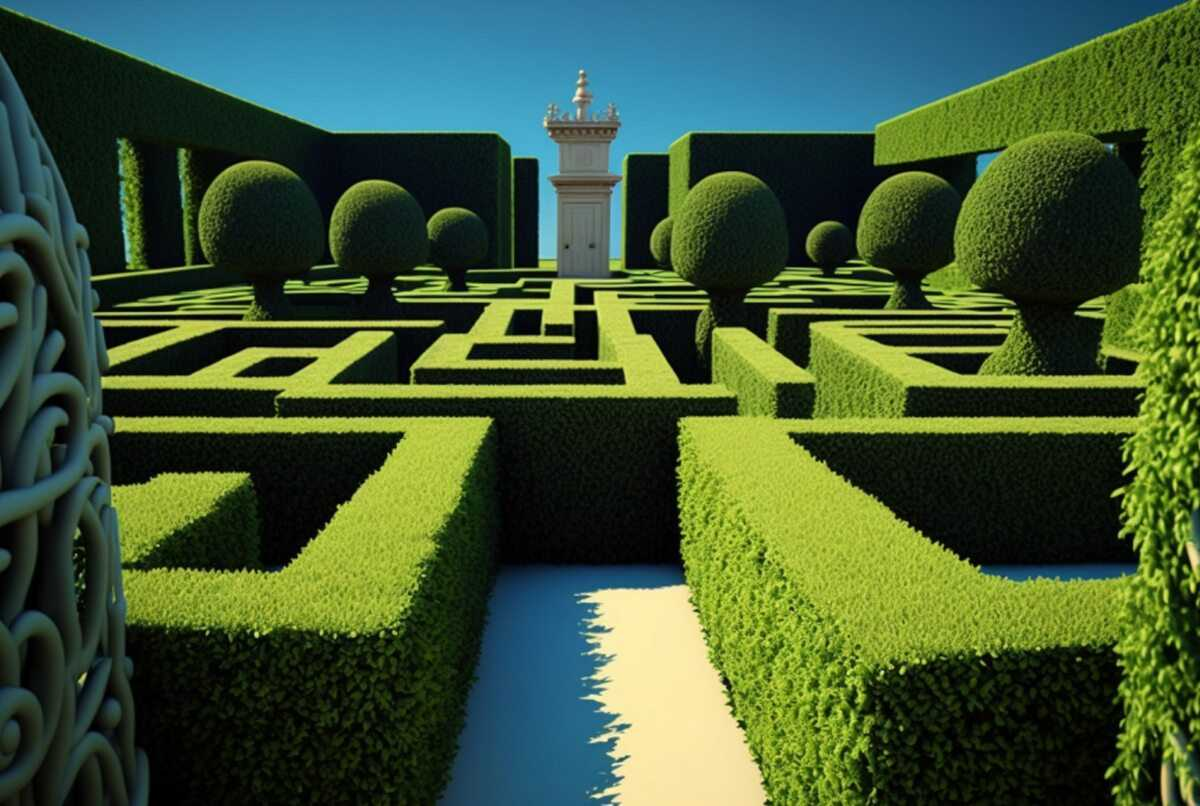
#> input picture Lab4/files/1.jpg, 1200 x 806 px, found by its file name
$ python kani_algorythm_task_3.py
#> lines starting #> are read from the running program, lines starting #| are printed output that depends on the picture; after the words box and inside, x2 and y2 are one past the last pixel; in counts of white or black regions, pixels touching at a corner belong together; long printed decimals are rounded
### Lab4/kani_algorytm.py
import enum
import math
from typing import Callable

import cv2
import numpy as np

from matrix_operators import MatrixOperator, SobelOperator


class ImageShowKaniAlgorythmEnum(enum.Enum):
    GRAYSCALE = 0
    GAUSSIAN = 1
    GRAD_LENGTH = 2
    GRAD_ANGLE = 3
    SUPPRESSED = 4
    FILTERED = 5

class KaniAlgorythm:

    _image_size: (int, int)
    _deviation: float
    _kernel_size: int
    _image_show_list: list[ImageShowKaniAlgorythmEnum]
    _matrix_operator: MatrixOperator
    _threshold_dividers: (int, int)

    def __init__(
            self,
            image_size: (int, int) = (500, 500),
            deviation: float = 1,
            kernel_size: int = 5,
            image_show_list: list[ImageShowKaniAlgorythmEnum] =None,
            threshold_dividers: (int, int) = (5, 5)
    ):
        """
        Инициализация класса
        :param image_size: размер изображения
        :param deviation: отклонение
        :param kernel_size: размерность ядра
        :param image_size: размер изображения
        :param image_show_list: настройка отображения
        """
        if image_show_list is None:
            self._image_show_list = [
                ImageShowKaniAlgorythmEnum.GRAYSCALE,
                ImageShowKaniAlgorythmEnum.GAUSSIAN,
            ]
        else:
            self._image_show_list = image_show_list
        self._image_size = image_size
        self._deviation = deviation
        self._kernel_size = kernel_size
        self._matrix_operator = SobelOperator()
        self._threshold_dividers = threshold_dividers

    def __preprocess_image(self, path_to_image: str) -> np.ndarray:
        """
        Провести предобработку изображения, считать из файла, привести к оттенкам серого, изменить размер
        :param path_to_image:
        :return:
        """
        img = cv2.imread(path_to_image, cv2.IMREAD_GRAYSCALE)
        img = cv2.resize(img, self._image_size)

        if ImageShowKaniAlgorythmEnum.GRAYSCALE in self._image_show_list:
            cv2.imshow("GrayScale", img)

        img = cv2.GaussianBlur(img, (self._kernel_size, self._kernel_size), sigmaX=self._deviation, sigmaY=self._deviation)

        if ImageShowKaniAlgorythmEnum.GAUSSIAN in self._image_show_list:
            cv2.imshow("Gaussian", img)

        return img

    def __get_gradients(
            self,
            img: np.ndarray,
            g_x_matrix_operator: Callable[[np.ndarray, int, int], int],
            g_y_matrix_operator: Callable[[np.ndarray, int, int], int]
    ) -> list[list[tuple]]:
        """
        Получить матрицу градиентов для пикселей изображения
        :param img:
        :param g_x_matrix_operator:
        :param g_y_matrix_operator:
        :return:
        """
        gradients = []
        for x in range(1, img.shape[0] - 1):
            gradient_row = []
            for y in range(1, img.shape[1] - 1):
                Gx = g_x_matrix_operator(img, x, y)
                Gy = g_y_matrix_operator(img, x, y)
                gradient_row.append((Gx, Gy))
            gradients.append(gradient_row)
        return gradients

    def __get_grad_length(self, img: np.ndarray, grads: list[list[tuple]]) -> np.ndarray:
        """
        Получить матрицу длин градиентов
        :param img:
        :param grads:
        :return:
        """
        grads_length = np.zeros((img.shape[0], img.shape[1]))
        grad_x_coord = 0
        for x in range(1, img.shape[0] - 1):
            grad_y_coord = 0
            for y in range(1, img.shape[1] - 1):
                Gx, Gy = grads[grad_x_coord][grad_y_coord]
                grads_length[x, y] = math.sqrt(Gx ** 2 + Gy ** 2)
                grad_y_coord = grad_y_coord + 1
            grad_x_coord = grad_x_coord + 1
        return grads_length

    def __get_corner_by_grad(self, grad: tuple) -> int:
        """
        Получить округлённое значение угла по его градиенту
        :param grad:
        :return:
        """
        Gx, Gy = grad
        tang = Gy / Gx if Gx != 0 else 999
        if Gx > 0 > Gy and tang < -2.414 or Gx < 0 and Gy < 0 and tang > 2.414:
            return 0
        elif Gx > 0 > Gy and tang < -0.414:
            return 1
        elif Gx > 0 > Gy and tang > -0.414 or Gx > 0 and Gy > 0 and tang < 0.414:
            return 2
        elif Gx > 0 and Gy > 0 and tang < 2.414:
            return 3
        elif Gx > 0 and Gy > 0 and tang > 2.414 or Gx < 0 < Gy and tang < -2.414:
            return 4
        elif Gx < 0 < Gy and tang < -0.414:
            return 5
        elif Gx < 0 < Gy and tang > -0.414 or Gx < 0 and Gy < 0 and tang < 0.414:
            return 6
        elif Gx < 0 and Gy < 0 and tang < 2.414:
            return 7
        if Gx == 0:
            if Gy > 0:
                return 4
            elif Gy <= 0:
                return 0
        else:
            if Gy > 0:
                return 2
            elif Gy <= 0:
                return 6

    def __get_corners(self, img: np.ndarray, grads: list[list[tuple]]) -> np.ndarray:
        """
        Получить матрицу углов градиентов
        :param img:
        :param grads:
        :return:
        """
        corners = np.zeros((img.shape[0], img.shape[1]))
        grads_len = len(grads[0])
        corner_x = 1
        for i in range(len(grads)):
            corner_y = 1
            for j in range(grads_len):
                corners[corner_x, corner_y] = self.__get_corner_by_grad(grads[i][j])
                corner_y += 1
            corner_x += 1
        return corners

    def __not_max_suppress(self, grads_len: np.ndarray, corners: np.ndarray) -> np.ndarray:
        """
        Подавление немаксимумов
        :param grads_len: Матрица длин градиентов
        :param corners: Матрица углов градиентов
        :return:
        """
        height, width = grads_len.shape
        bordered_image = np.zeros_like(grads_len)

        for y in range(1, height - 1):
            for x in range(1, width - 1):
                angle = int(corners[x][y])
                first_neigh, second_neigh = self.__get_grad_neighbors_by_angle(grads_len, x, y, angle)

                if grads_len[x][y] > first_neigh and grads_len[x][y] > second_neigh:
                    bordered_image[x][y] = 255
                else:
                    bordered_image[x][y] = 0

        return bordered_image

    def __get_grad_neighbors_by_angle(self, grads_len: np.ndarray, x: int, y: int, angle: int) -> tuple:
        """
        Получить длины градиентов двух соседних пикселей
        :param grads_len:
        :param x:
        :param y:
        :param angle:
        :return:
        """
        if angle == 0 or angle == 4:
            return grads_len[x + 1][y], grads_len[x - 1][y]
        elif angle == 1 or angle == 5:
            return grads_len[x - 1][y + 1], grads_len[x + 1][y - 1]
        elif angle == 2 or angle == 6:
            return grads_len[x][y + 1], grads_len[x][y - 1]
        elif angle == 3 or angle == 7:
            return grads_len[x + 1][y + 1], grads_len[x - 1][y - 1]
        else:
            return -9999999, -9999999

    def __double_threshold_filter(
            self,
            img: np.ndarray,
            img_with_borders: np.ndarray,
            grads_len: np.ndarray,
    ):
        """
        Выполнить двойную пороговую фильтрацию
        :param img: Изображение
        :param img_with_borders: Изображение с уже отмеченными границами
        :param grads_len: Матрица длин градиентов
        :return:
        """
        max_gradient = np.max(grads_len)
        print(max_gradient)
        lower_bound = max_gradient / self._threshold_dividers[0]
        upper_bound = max_gradient / self._threshold_dividers[1]
        print(f'Нижняя граница {lower_bound}, Верхняя: {upper_bound}')
        filtered_img = np.zeros(img.shape)

        for i in range(0, img.shape[0]):
            for j in range(0, img.shape[1]):
                gradient = grads_len[i][j]
                if img_with_borders[i][j] == 255:
                    # Если выше верхней границы, то точно входит
                    if gradient > upper_bound:
                        filtered_img[i][j] = 255
                    elif lower_bound <= gradient <= upper_bound:  # Если между двумя границами - нужно проверить соседей
                        has_neigh_border = False
                        for k in range(-1, 2):
                            for l in range(-1, 2):
                                if (
                                        img_with_borders[i + k][j + l] == 255
                                        and img_with_borders[i + k][j + l] >= upper_bound
                                ):
                                    has_neigh_border = True
                        if has_neigh_border:
                            img_with_borders[i][j] = 255
        return filtered_img

    def process_image(
            self,
            image_path: str
    ):
        """
        Провести обработку алгоритмом Канни
        :param image_path:
        :return:
        """
        img = self.__preprocess_image(image_path)
#> in __preprocess_image, `img = cv2.imread(path_to_image, cv2.IMREAD_GRAYSCALE)`:
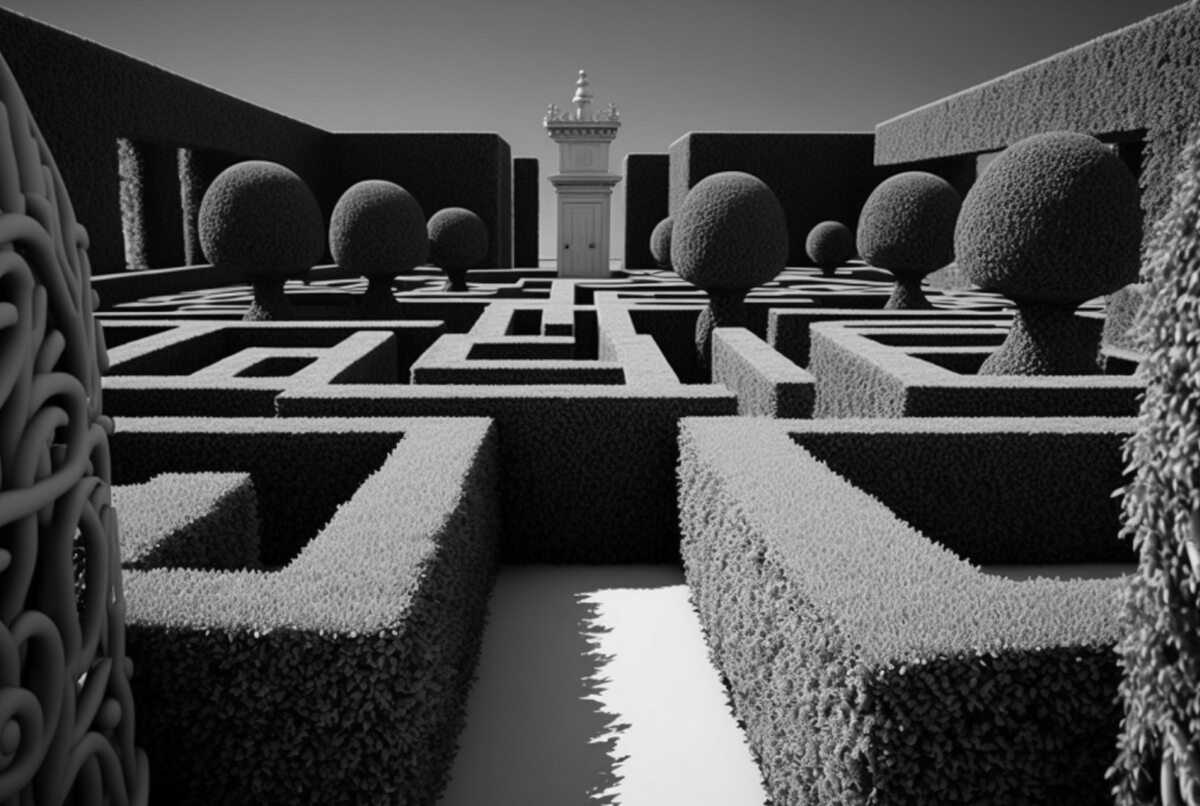
#> img: shape (806, 1200); min 0, max 251, mean 77
#> in __preprocess_image, `img = cv2.GaussianBlur(img, (self._kernel_size, self._kernel_size), si..`:
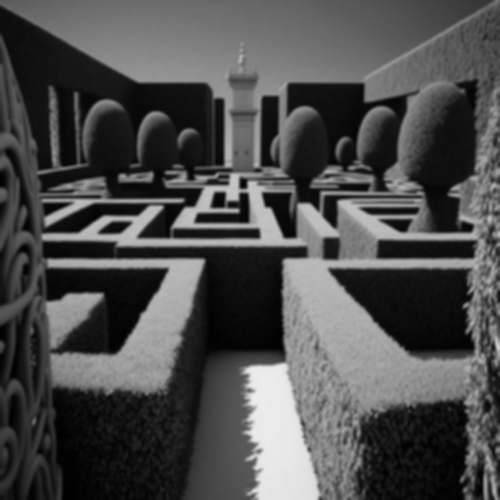
#> img: shape (500, 500); min 0, max 236, mean 76.9

        gradients = self.__get_gradients(img, self._matrix_operator.x_matrix, self._matrix_operator.y_matrix)
#> after the loop in __get_gradients, `for x in range(1, img.shape[0] - 1):`: gradients = 498 items
#> gradients = 498 items

        grads_lengths = self.__get_grad_length(img, grads=gradients)
#> after the loop in __get_grad_length, `for x in range(1, img.shape[0] - 1):`:
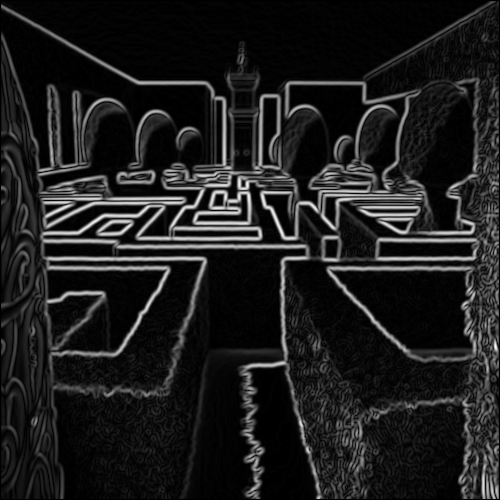
#> grads_length: shape (500, 500) float64; min 0, max 423.6, mean 49.7; drawn with min black and max white
#> after the loop in __get_grad_length, `for x in range(1, img.shape[0] - 1):`: grad_x_coord = 498

        if ImageShowKaniAlgorythmEnum.GRAD_LENGTH in self._image_show_list:
            cv2.imshow("Grad lengths", cv2.resize(grads_lengths, self._image_size))
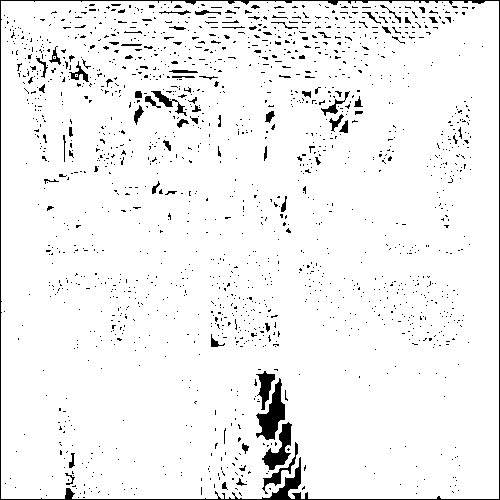
#> window 'Grad lengths': shape (500, 500); 95% white; 1636 black regions (1563 under 20 px), largest, box (x1, y1, x2, y2) and area: (0, 0, 500, 500) 2800, (256, 378, 285, 440) 820, (262, 422, 292, 470) 585
            print('Матрица значений длин градиентов:')
            print(grads_lengths)
#> (printed output is left out)

        corners = self.__get_corners(img, gradients)
#> the loop in __get_corners, `for i in range(len(grads)):` made 498 passes
#> after the loop in __get_corners, `for i in range(len(grads)):`:
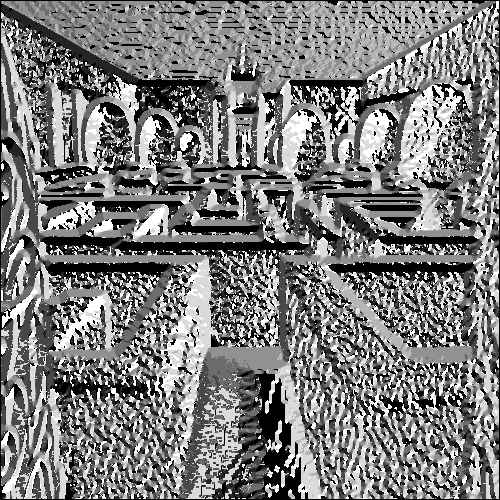
#> corners: shape (500, 500) float64; min 0, max 7, mean 3.43; drawn with min black and max white

        if ImageShowKaniAlgorythmEnum.GRAD_ANGLE in self._image_show_list:
            cv2.imshow("Grad angles", cv2.resize(corners, self._image_size))
            print('Матрица значений углов градиентов:')
            print(corners)
#> (printed output is left out)

        suppressed_img = self.__not_max_suppress(grads_lengths, corners)
#> after the loop in __not_max_suppress, `for y in range(1, height - 1):`:
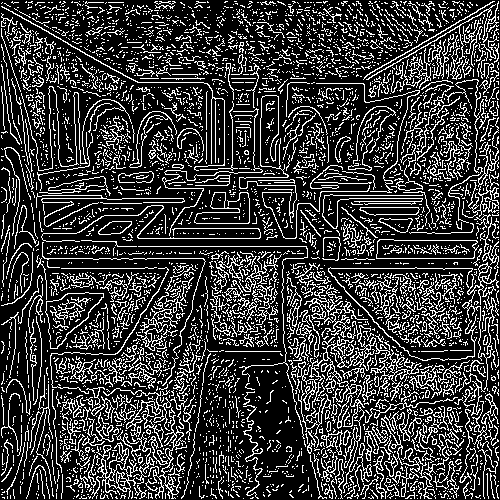
#> bordered_image: shape (500, 500) float64; 22.6% white in thin lines or dots

        if ImageShowKaniAlgorythmEnum.SUPPRESSED in self._image_show_list:
            cv2.imshow("Suppressed", suppressed_img)

        result_img = self.__double_threshold_filter(
            img,
            suppressed_img,
            grads_lengths
        )
#| 423.615
#| Нижняя граница 84.723, Верхняя: 84.723
#> after the loop in __double_threshold_filter, `for i in range(0, img.shape[0]):`:
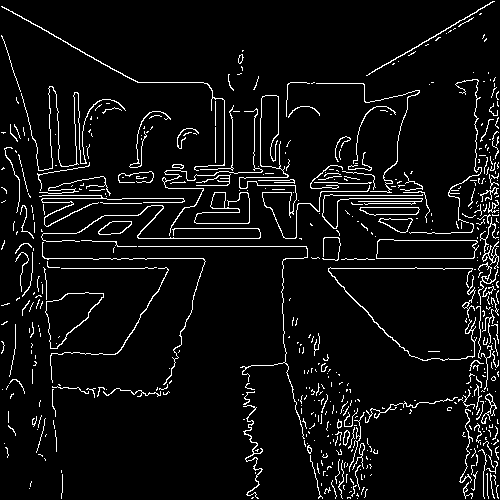
#> filtered_img: shape (500, 500) float64; 5.9% white in thin lines or dots

        if ImageShowKaniAlgorythmEnum.FILTERED in self._image_show_list:
            cv2.imshow("Filtered", result_img)

        cv2.waitKey(0)
        cv2.destroyAllWindows()

    # [44 lines left out: function process_image_with_return, not called in this run]

### Lab4/matrix_operators.py
from abc import ABC, abstractmethod


class MatrixOperator(ABC):
    @abstractmethod
    def x_matrix(self, img, x, y):
        raise NotImplementedError

    @abstractmethod
    def y_matrix(self, img, x, y):
        raise NotImplementedError


class SobelOperator(MatrixOperator):

    def x_matrix(self, img, x, y):
        """
        Применение оператора Собеля для нахождения Gx
        Матрица выглядит следующим образом:
        -1 0 1
        -2 0 2
        -1 0 1
        :param img: Исходное изображение
        :param x: Координата пикселя по X
        :param y: Координата пикселя по Y
        :return:
        """
        return -int(img[x - 1][y - 1]) - 2 * int(img[x][y - 1]) - int(img[x + 1][y - 1]) + \
            int(img[x - 1][y + 1]) + 2 * int(img[x][y + 1]) + int(img[x + 1][y + 1])

    def y_matrix(self, img, x, y):
        """
        Применение оператора Собеля для нахождения Gy
        Матрица выглядит следующим образом:
        -1 -2 -1
        0 0 0
        1 2 1
        :param img: Исходное изображение
        :param x: Координата пикселя по X
        :param y: Координата пикселя по Y
        :return:
        """
        return -int(img[x - 1][y - 1]) - 2 * int(img[x - 1][y]) - int(img[x - 1][y + 1]) + \
            int(img[x + 1][y - 1]) + 2 * int(img[x + 1][y]) + int(img[x + 1][y + 1])

### Lab4/kani_algorythm_task_3.py
from kani_algorytm import KaniAlgorythm, ImageShowKaniAlgorythmEnum

kaniAlgo = KaniAlgorythm(
    image_size=(500,500),
    image_show_list=[
        ImageShowKaniAlgorythmEnum.GRAYSCALE,
        ImageShowKaniAlgorythmEnum.GAUSSIAN,
        ImageShowKaniAlgorythmEnum.GRAD_LENGTH,
        ImageShowKaniAlgorythmEnum.GRAD_ANGLE,
        ImageShowKaniAlgorythmEnum.SUPPRESSED,
    ],
    kernel_size=5,
    deviation=1.5
)

kaniAlgo.process_image('Lab4/files/1.jpg')
